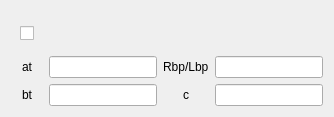
                     <widget class="QWidget" name="w_Expansion" native="true">
                      <layout class="QGridLayout" name="gridLayout_24">
                       <item row="3" column="1">
                        <widget class="QLineEdit" name="le_b_t"/>
                       </item>
                       <item row="2" column="0">
                        <widget class="QLabel" name="label_27">
                         <property name="minimumSize">
                          <size>
                           <width>25</width>
                           <height>0</height>
                          </size>
                         </property>
                         <property name="text">
                          <string>at</string>
                         </property>
                         <property name="alignment">
                          <set>Qt::AlignCenter</set>
                         </property>
                        </widget>
                       </item>
                       <item row="3" column="2">
                        <widget class="QLabel" name="label_33">
                         <property name="minimumSize">
                          <size>
                           <width>25</width>
                           <height>0</height>
                          </size>
                         </property>
                         <property name="text">
                          <string>c</string>
                         </property>
                         <property name="alignment">
                          <set>Qt::AlignCenter</set>
                         </property>
                        </widget>
                       </item>
                       <item row="3" column="0">
                        <widget class="QLabel" name="label_32">
                         <property name="minimumSize">
                          <size>
                           <width>25</width>
                           <height>0</height>
                          </size>
                         </property>
                         <property name="text">
                          <string>bt</string>
                         </property>
                         <property name="alignment">
                          <set>Qt::AlignCenter</set>
                         </property>
                        </widget>
                       </item>
                       <item row="2" column="2">
                        <widget class="QLabel" name="label_28">
                         <property name="minimumSize">
                          <size>
                           <width>25</width>
                           <height>0</height>
                          </size>
                         </property>
                         <property name="text">
                          <string>Rbp/Lbp</string>
                         </property>
                        </widget>
                       </item>
                       <item row="2" column="1">
                        <widget class="QLineEdit" name="le_a_t"/>
                       </item>
                       <item row="2" column="3">
                        <widget class="QLineEdit" name="le_Rbp_Lbp"/>
                       </item>
                       <item row="3" column="3">
                        <widget class="QLineEdit" name="le_c"/>
                       </item>
                       <item row="0" column="0" alignment="Qt::AlignLeft">
                        <widget class="QWidget" name="widget_15" native="true">
                         <property name="styleSheet">
                          <string notr="true"/>
                         </property>
                         <layout class="QGridLayout" name="gridLayout_25">
                          <property name="leftMargin">
                           <number>0</number>
                          </property>
                          <property name="topMargin">
                           <number>0</number>
                          </property>
                          <property name="rightMargin">
                           <number>0</number>
                          </property>
                          <property name="bottomMargin">
                           <number>0</number>
                          </property>
                         </layout>
                        </widget>
                       </item>
                       <item row="1" column="0" alignment="Qt::AlignLeft">
                        <widget class="QWidget" name="widget_9" native="true">
                         <layout class="QGridLayout" name="gridLayout_21">
                          <item row="0" column="0">
                           <widget class="SwitchControl" name="cb_Expansion"/>
                          </item>
                         </layout>
                        </widget>
                       </item>
                      </layout>
                     </widget>
